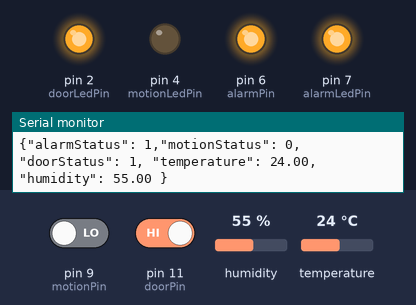
Bench run of a sketch on a simulated Arduino Uno, built with avr-gcc and run on an emulated ATmega328P. On the bench: output pins drawn as LEDs (lit = HIGH), the last lines printed to the serial monitor. The inputs (shaded band) are chosen by the test bench; at power-on: pin 9 (motionPin) LOW, pin 11 (doorPin) HIGH, humidity 55 %, temperature 24 °C.

Above: at 1.2 s.
1.3 s: pin 9 (motionPin) driven HIGH
At 2.5 s:
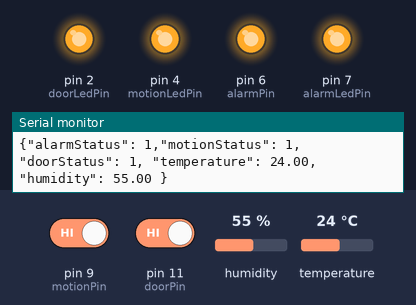
2.9 s: pin 11 (doorPin) driven LOW
At 3.3 s:
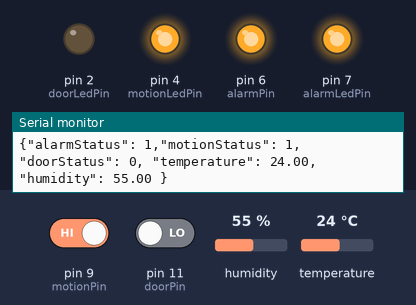
4.4 s: pin 9 (motionPin) driven LOW
At 5.7 s:
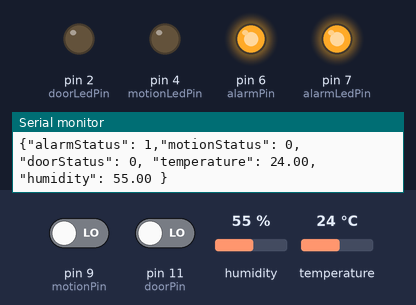
8.4 s: pin 11 (doorPin) driven HIGH
At 9.3 s:
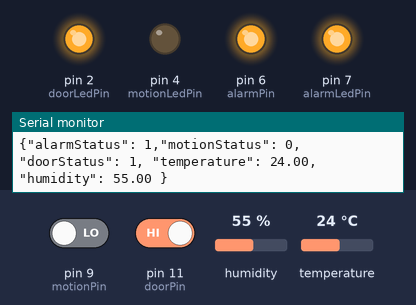
Timing chart, 0 to 10.9 s (numbered marks = the images above; inputs shaded):
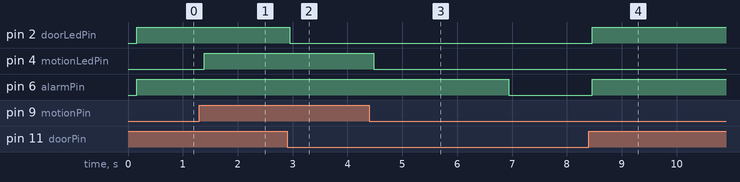

The sketch:

simpleSelfTriggeredAlarmWithDoorAndMotion.ino
```cpp
#include <stdio.h>
#include <dht.h>

unsigned int armed = 1;

const int doorLedPin = 2;
const int motionLedPin = 4;
const int alarmLedPin = 7;

const int motionPin = 9;
const int dht11Pin = 10;
const int doorPin = 11;
const int alarmPin = 6;

dht DHT;

unsigned int doorStatus;
unsigned int motionStatus;
unsigned int alarmStatus;

int dhtDataReadStatus;
char humidityData[8];
char temperatureData[8];

unsigned int doorData;
unsigned int motionData;
unsigned int alarmData;

int change = 0;

int dhtReadDelay = 25;
int feedBackDelay = 100;
int alarmShutDownDelay = 25;

int dhtReadCounter = 1;
int feedbackDelayCounter = 1;
int alarmShutDownCounter = 1;

void setup() {
  Serial.begin(9600);
  while(!Serial){
    ;
  }

  pinMode(doorLedPin, OUTPUT);
  pinMode(motionLedPin, OUTPUT);
  pinMode(alarmLedPin, OUTPUT);

  pinMode(doorPin, INPUT_PULLUP);
  pinMode(motionPin, INPUT);
  pinMode(alarmPin, OUTPUT);

  digitalWrite(alarmLedPin, armed);

  dhtDataReadStatus = DHT.read11(dht11Pin);
  dtostrf(DHT.humidity, 4, 2, humidityData);
  dtostrf(DHT.temperature, 4, 2, temperatureData);

  feedback();
}

void loop() {
    mesure();

    if (doorData == HIGH && doorStatus == LOW) {
      doorStatus = doorData;
      digitalWrite(doorLedPin, HIGH);
      change = 1;
    }

    if (doorData == LOW && doorStatus == HIGH) {
      doorStatus = doorData;
      digitalWrite(doorLedPin, LOW);
      change = 1;
    }

    if (motionData == HIGH && motionStatus == LOW) {
      motionStatus = motionData;
      digitalWrite(motionLedPin, HIGH);
      change = 1;
    }

    if (motionData == LOW && motionStatus == HIGH) {
      motionStatus = motionData;
      digitalWrite(motionLedPin, LOW);
      change = 1;
    }

    if (armed == 1 && (motionStatus == HIGH || doorStatus == HIGH)) {
      alarmStart();
    } else if (alarmStatus == 1) {
      alarmStop();
    }

    if (feedbackDelayCounter == 100 || change == 1) {
      feedback();
    }
}

void mesure() {
    delay(100);

    if (dhtReadCounter % dhtReadDelay == 0) {
      dhtDataReadStatus = DHT.read11(dht11Pin);
      dtostrf(DHT.humidity, 4, 2, humidityData);
      dtostrf(DHT.temperature, 4, 2, temperatureData);
      dhtReadCounter = 0;
    }

    doorData = digitalRead(doorPin);
    motionData = digitalRead(motionPin);
    alarmData = digitalRead(alarmPin);

    feedbackDelayCounter++;
    dhtReadCounter++;
}

void feedback() {
      char buffer [100];

      sprintf(buffer, "{"
            "\"alarmStatus\": %d,"
            "\"motionStatus\": %d,"
            "\"doorStatus\": %d, "
            "\"temperature\": %s, "
            "\"humidity\": %s "
          "}", armed, motionStatus, doorStatus, temperatureData, humidityData);

      Serial.println(buffer);
      change = 0;
      feedbackDelayCounter = 1;
}

void alarmStart() {
  alarmStatus = 1;
  digitalWrite(alarmPin, HIGH);
  alarmShutDownCounter = 1;
}

void alarmStop() {
  if (alarmShutDownCounter == alarmShutDownDelay) {
    digitalWrite(alarmPin, LOW);
    alarmStatus = 0;
  }
  alarmShutDownCounter++;
}
```

Measured:
- after the input at 1.3 s, pin 4 (motionLedPin): LOW → HIGH after 0.09 s
- after the input at 2.9 s, pin 2 (doorLedPin): HIGH → LOW after 0.05 s
- after the input at 4.4 s, pin 4 (motionLedPin): HIGH → LOW after 0.08 s; pin 6 (alarmPin): HIGH → LOW after 2.5 s
- after the input at 8.4 s, pin 2 (doorLedPin), pin 6 (alarmPin): LOW → HIGH after 0.06 s
